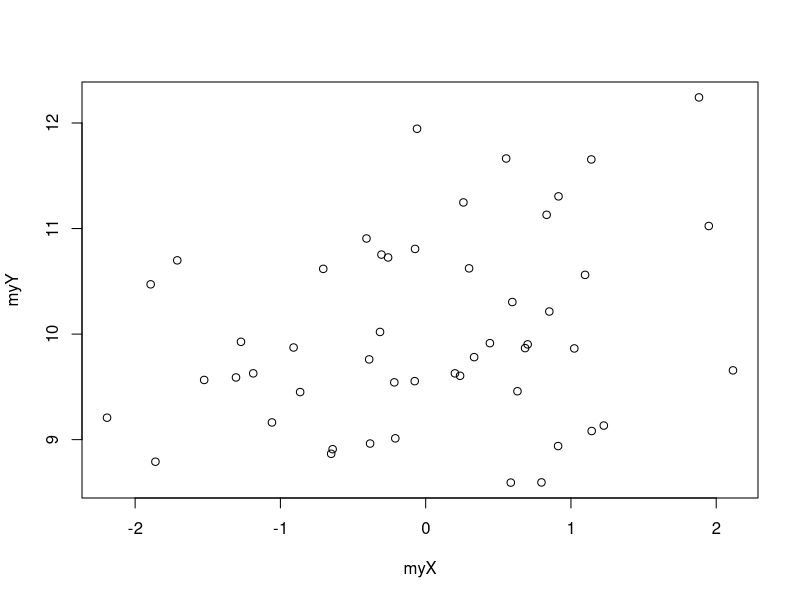
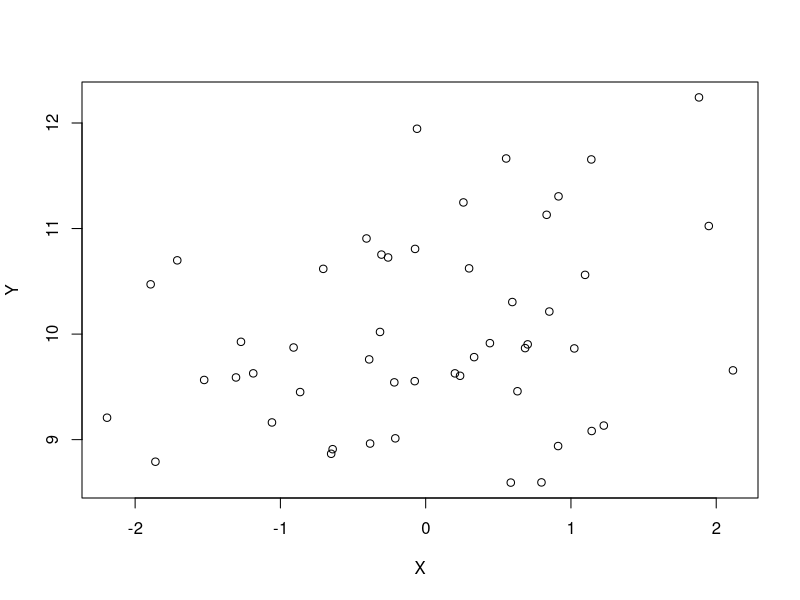
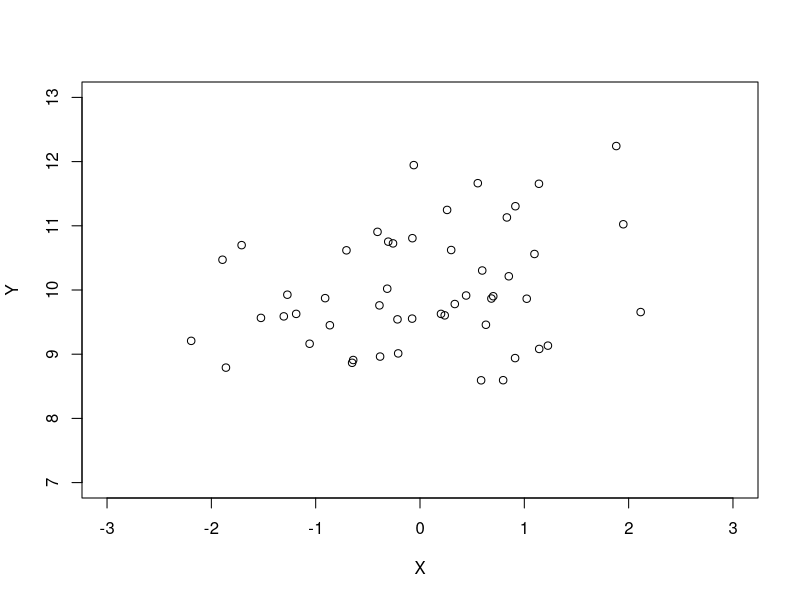
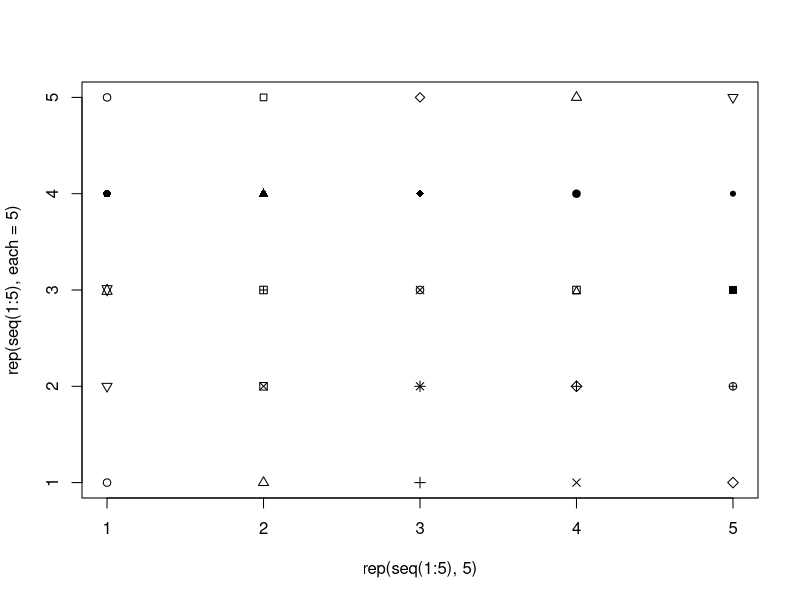
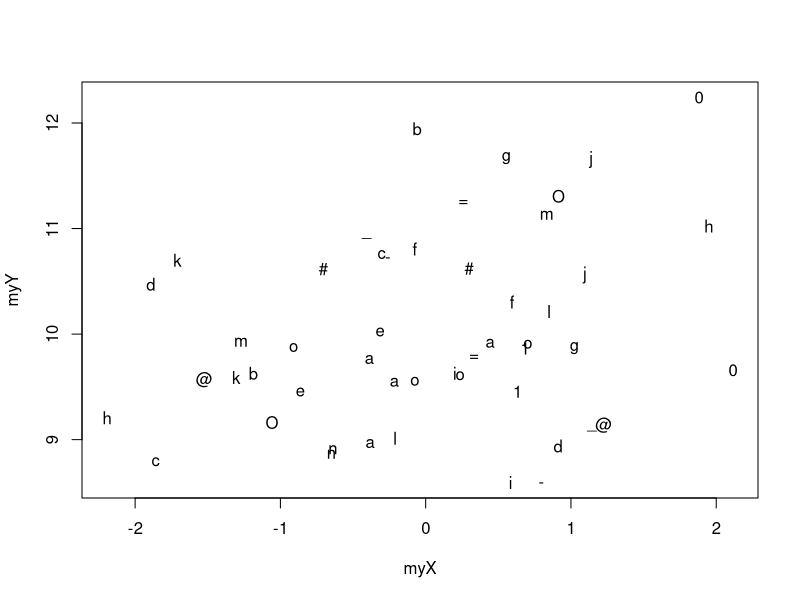
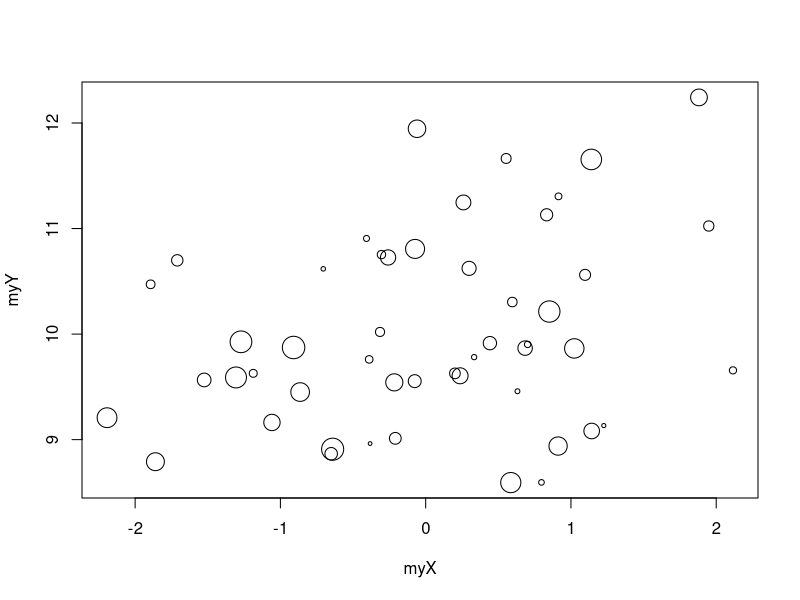
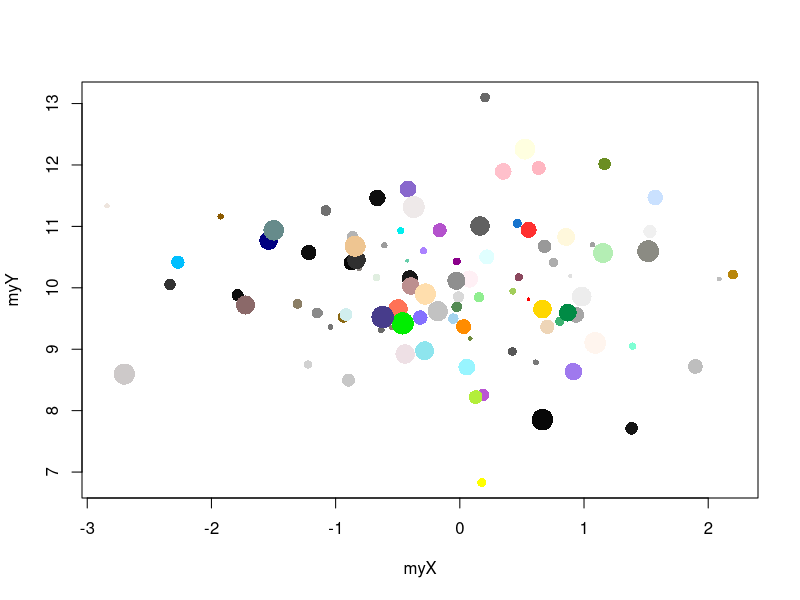
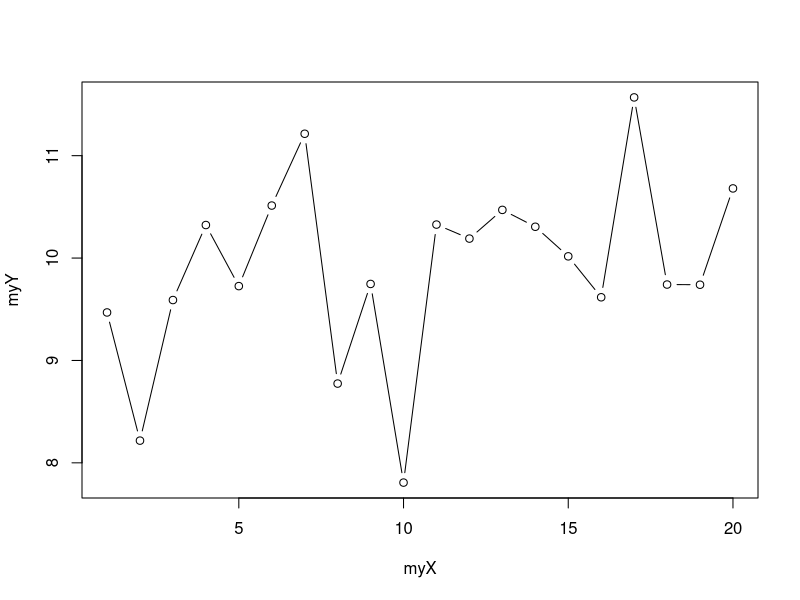

Recreate these plots in R, in order.
## ---- chunk 1
myX <- rnorm(50, mean = 0, sd = 1)
myY <- rnorm(50, mean = 10, sd = 1)
plot(x = myX, y = myY)
## ---- chunk 2
plot(x = myX, y = myY, 
  xlab = "X", ylab = "Y")
## ---- chunk 3
plot(x = myX, y = myY, 
  xlab = "X", ylab = "Y", 
  xlim = c(-3, 3), ylim = c(7, 13))
## ---- chunk 4
plot(x = rep(seq(1:5), 5), y = rep(seq(1:5), each = 5),
  pch = 1:25)
plot(x = myX, y = myY, 
  pch = c("a", "@", "#", "1", "=", "-", "_", "o", "O", "0", letters[1:15]))
## ---- chunk 5
plot(x = myX, y = myY, 
  cex = seq(from = 0.5, to = 3, length.out = 50))
## ---- chunk 6
myX <- rnorm(100, mean = 0, sd = 1)
myY <- rnorm(100, mean = 10, sd = 1)
plot(x = myX, y = myY, 
  cex = seq(from = 0.5, to = 3, length.out = 100),
  pch = 16,
  col = sample(colors(), 100))
## ---- chunk 7
myX <- 1:20
myY <- rnorm(20, mean = 10, sd = 1)
plot(x = myX, y = myY, 
  type = 'b') # 'p', 'l', 'b', 'c', 'o', 'h', 's', 'S', 'n'
## ---- chunk 8
par(mfrow = c(1, 2))
plot(x = myX, y = myY, 
  type = 'b', pch = 16, cex = 3) 
grid(lwd = 3, lty = 1)
plot(x = myX, y = myY, 
  type = 'b', pch = 16, cex = 3, 
  panel.first = grid(lwd = 3, lty = 1)) 
par(mfrow = c(1, 1))
## ---- chunk 9
op <- par(no.readonly = TRUE)
par(mfrow = c(2, 2), mar = c(2, 2, 1, 1))
graph4 <- lapply(1:4, function(i){
  plot(x = rnorm(100), 
    y = rnorm(100), 
    col = i, pch = 16)
})
par(op)
## ---- chunk 10
myX <- rnorm(100)
myY <- rnorm(100)
plot(x = myX, y = myY, 
  xlim = c(-4, 4), ylim = c(-4, 4),   
  pch = 16, cex = 1.5, 
  col = sample(colors(), size = 100),
  panel.first = {
    grid()
    abline(v = c(min(myX), max(myX)), lty = 2)
    abline(h = c(min(myY), max(myY)), lty = 2)
    abline(v = mean(myX), lty = 1)
    abline(h = mean(myY), lty = 1)
})
## ---- chunk 11
op <- par(no.readonly = TRUE)
par(mfrow = c(2, 2), mar = c(2, 2, 1, 1))
myX <- list(
  rnorm(1000),
  rgamma(1000, shape = 1),
  sample(1:100, size = 1000, replace = TRUE),
  rbeta(1000, shape1 = 1, shape2 = 2)
)
myTitle <- list("Normal", "Gamma", "Uniform", "Beta")
lapply(1:4, function(i){
  hist(myX[[i]], 
    col = heat.colors(15), 
    main = myTitle[[i]]
  )
})
par(op)
## ---- chunk 12
myX <- c(4, 5, 8)
barplot(myX, names.arg = c("A", "B", "C"))
## ---- chunk 13
op <- par(no.readonly = TRUE)
par(mfrow = c(1, 2), mar = c(2, 2, 1, 1))
myX <- matrix(c(4, 5, 8, 4, 6, 2), nrow = 2)
barplot(myX, names.arg = c("A", "B", "C"))
myX <- matrix(c(4, 5, 8, 4, 6, 2, 3, 4, 5), nrow = 3)
barplot(myX, names.arg = c("A", "B", "C"))
par(op)
## ---- chunk 14
op <- par(no.readonly = TRUE)
par(mar = c(2, 2, 1, 1))
myX <- rnorm(100)
myY <- rnorm(100)
myYCut <- table(cut(myY, breaks = -4:4))
myXCut <- table(cut(myX, breaks = -4:4))
layout(matrix(c(1, 1, 0, 
                2, 2, 3, 
                2, 2, 3), ncol = 3, byrow = TRUE))

barplot(myXCut, las = 3)
plot(x = myX, y = myY, 
     xlim = c(-4, 4), ylim = c(-4, 4), 
     panel.first = {grid()})
barplot(myYCut, las = 3, horiz = TRUE)
par(op)
